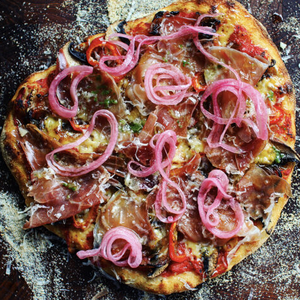
#> input picture exams/Exam-2023-May-Kat/data/PizzaPCA/training/BewareOfOnions.png, 300 x 300 px, found by its file name
$ python part9.py
#> lines starting #> are read from the running program, lines starting #| are printed output that depends on the picture
import sys
import os
project_root = os.path.abspath(os.path.join(os.path.dirname(__file__), ".."))
sys.path.append(project_root)

# Now import premade utility functions
from utils.io_utils import *
from utils.pca_utils import *
from utils.classifier_utils import *
from utils.morph_utils import *
from utils.optimization_utils import *
from utils.plot_utils import *

import os
from skimage.io import imread
import numpy as np
import matplotlib.pyplot as plt

# Directory containing training images
training_dir = "data/PizzaPCA/training"
image_filenames = sorted([
    "BewareOfOnions.png", "BigSausage.png", "CucumberParty.png", "FindTheOlives.png",
    "GreenHam.png", "Leafy.png", "PaleOne.png", "SnowAndGrass.png", "TheBush.png", "WhiteSnail.png"
])

# Load and stack all images into a 4D array (N, H, W, C)
images = [imread(os.path.join(training_dir, fname)) for fname in image_filenames]
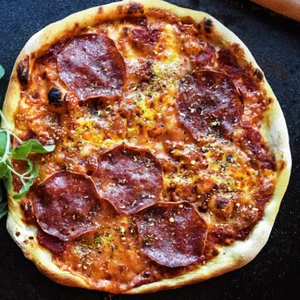
#> input picture exams/Exam-2023-May-Kat/data/PizzaPCA/training/BigSausage.png, 300 x 300 px, found by its file name
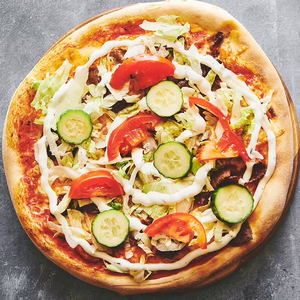
#> input picture exams/Exam-2023-May-Kat/data/PizzaPCA/training/CucumberParty.png, 300 x 300 px, found by its file name
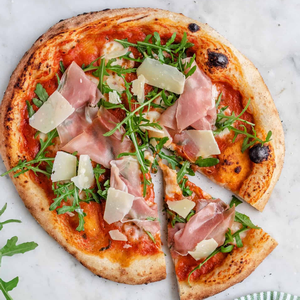
#> input picture exams/Exam-2023-May-Kat/data/PizzaPCA/training/FindTheOlives.png, 300 x 300 px, found by its file name
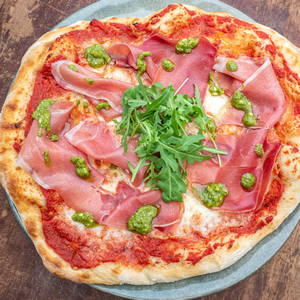
#> input picture exams/Exam-2023-May-Kat/data/PizzaPCA/training/GreenHam.png, 300 x 300 px, found by its file name
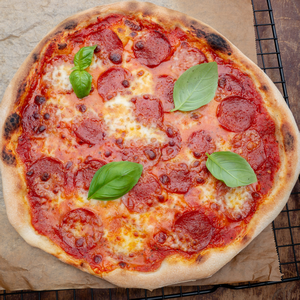
#> input picture exams/Exam-2023-May-Kat/data/PizzaPCA/training/Leafy.png, 300 x 300 px, found by its file name
#> (the run stopped early here; a loop or call above may not have finished)
